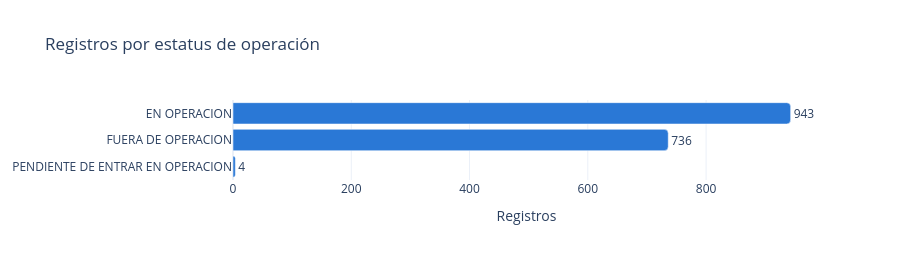

Notebook cell for this chart:
### Markdown cell above
Frecuencia por estatus de operación.

### Code cell
barras(conteo(son["ESTATUS DE OPERACION"]), "Registros por estatus de operación")

### Figure 1 — Plotly figure (JSON) as saved in the notebook; plotly's stock layout.template omitted (floating-point values rounded to 4 significant figures)
{"data": [{"alignmentgroup": "True", "cliponaxis": false, "hovertemplate": "x=%{x}<br>y=%{y}<br>text=%{text}<extra></extra>", "legendgroup": "", "marker": {"color": "#2a78d6", "pattern": {"shape": ""}}, "name": "", "offsetgroup": "", "orientation": "h", "showlegend": false, "text": [4, 736, 943], "textposition": "outside", "type": "bar", "x": [4, 736, 943], "xaxis": "x", "y": ["PENDIENTE DE ENTRAR EN OPERACION", "FUERA DE OPERACION", "EN OPERACION"], "yaxis": "y"}], "layout": {"barcornerradius": 4, "barmode": "relative", "height": 260, "legend": {"tracegroupgap": 0}, "title": {"text": "Registros por estatus de operación"}, "xaxis": {"anchor": "y", "domain": [0, 1], "title": {"text": "Registros"}}, "yaxis": {"anchor": "x", "domain": [0, 1], "title": {}}}}
